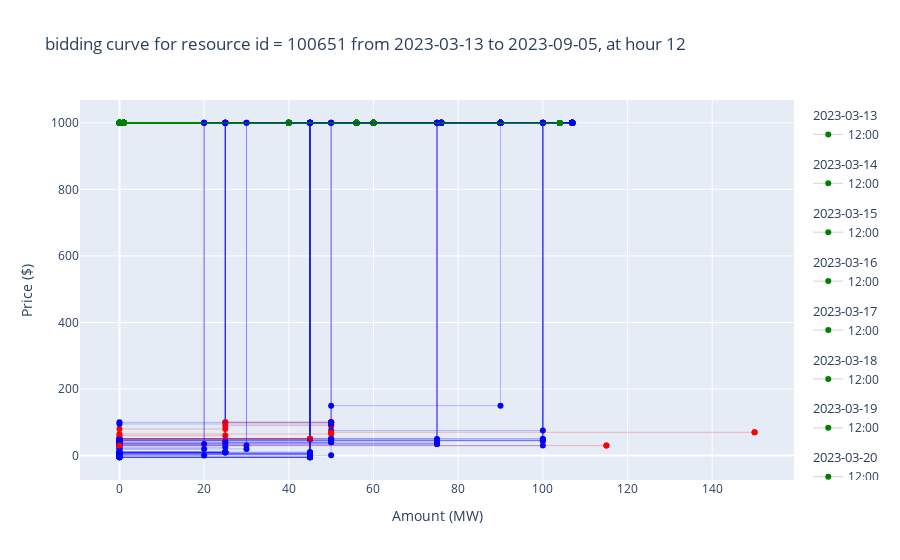

The cell this chart's notebook holds for it:
### Markdown cell above
## Show clustering results

### Code cell
# subplot 4: draw bid curves with cluster labels
from draw_bid_curve import draw_bid_curves_for_multiple_days_2d
draw_bid_curves_for_multiple_days_2d(df_train, HOUR, cluster_labels)
